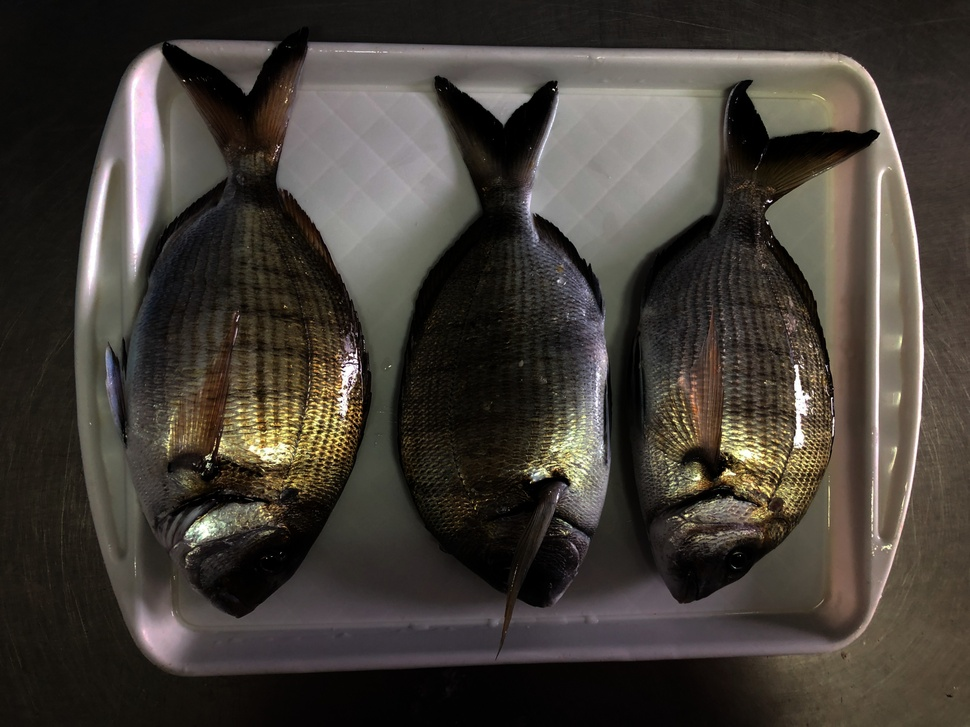
#> input picture a0.jpg, 970 x 727 px, shrunk from 4032 x 3024 before the run
$ python hdr-reinhard.py
#> lines starting #> are read from the running program, lines starting #| are printed output that depends on the picture
#High-dynamic-range tone mapping with a Reinhard algorithm

import cv2
import numpy as np


def readImagesAndTimes():

  times = np.array([ 1/1000,1/30, 1/8], dtype=np.float32)

  imgNames = ['a0.jpg', 'a1.jpg', 'a2.jpg']


  images = []
  for filename in imgNames:
    im = cv2.imread(filename)
#> im is the input picture: shape (727, 970, 3); mean B, G, R 55.3, 61.9, 67.7
    images.append(im)

  return images, times

if __name__ == '__main__':
  # Read images and exposure times
  print("Reading images ... ")

  images, times = readImagesAndTimes()
#> images = 3 items; times = [0.001, 0.0333, 0.125]


  # Align input images
  print("Aligning images ... ")
  alignMTB = cv2.createAlignMTB()
  alignMTB.process(images, images)

  # Obtain Camera Response Function (CRF)
  print("Calculating Camera Response Function (CRF) ... ")
  calibrateDebevec = cv2.createCalibrateDebevec()
  responseDebevec = calibrateDebevec.process(images, times)
#> responseDebevec = 256 rows, first 8: [0.000739, 0.000313, 0.000549], [0.00094, 0.000397, 0.00073], [0.00119, 0.000502, 0.000971], [0.00152, 0.000636, 0.00129], [0.00192, 0.000809, 0.00173], [0.00243, 0.00103, 0.00233], [0.00307, 0.00133, 0.00312], [0.00385, 0.0017, 0.00418]

  # Merge images into an HDR linear image
  print("Merging images into one HDR image ... ")
  mergeDebevec = cv2.createMergeDebevec()
  hdrDebevec = mergeDebevec.process(images, times, responseDebevec)
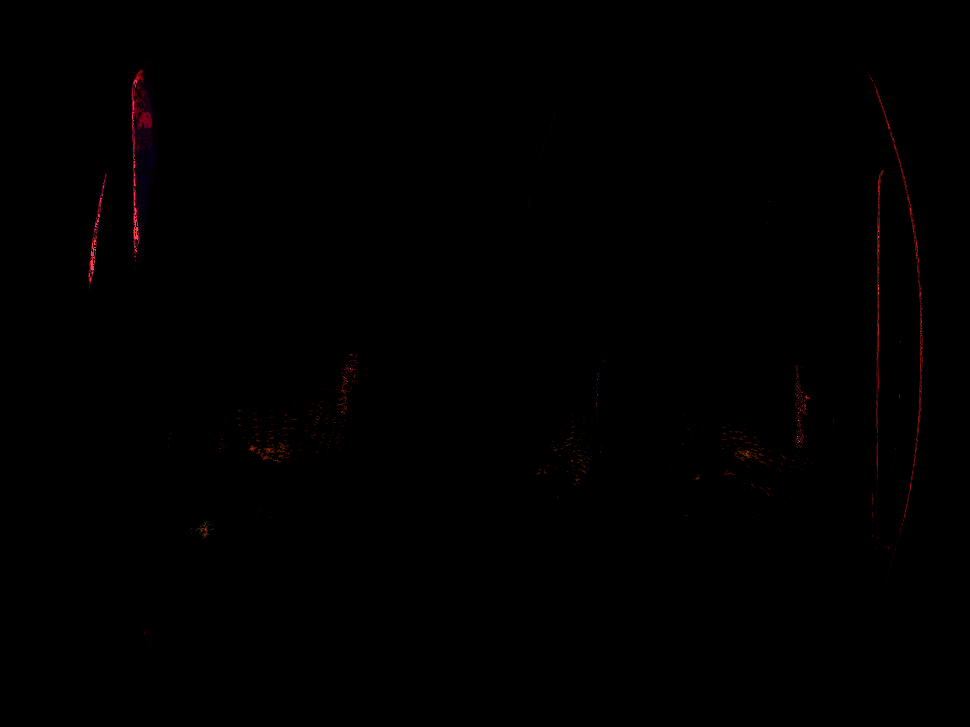
#> hdrDebevec: shape (727, 970, 3) float32; mean of channels 0, 1, 2 982.3, 670.9, 3496.9; drawn with min black and max white
  # Save HDR image.
  cv2.imwrite("hdrDebevec.hdr", hdrDebevec)
  print("saved hdrDebevec.hdr ")

  # # Tonemap using Reinhard's method to obtain 24-bit color image
  print("Tonemaping using Reinhard's method ... ")
  tonemapReinhard = cv2.createTonemapReinhard(1.5, 0,1,0)
  ldrReinhard = tonemapReinhard.process(hdrDebevec)
#> ldrReinhard: shape (727, 970, 3) float32; 0% of the values are NaN or infinite; the others: min 0.0455, max 1, mean 0.601
  cv2.imwrite("ldr-Reinhard.jpg", ldrReinhard * 255)
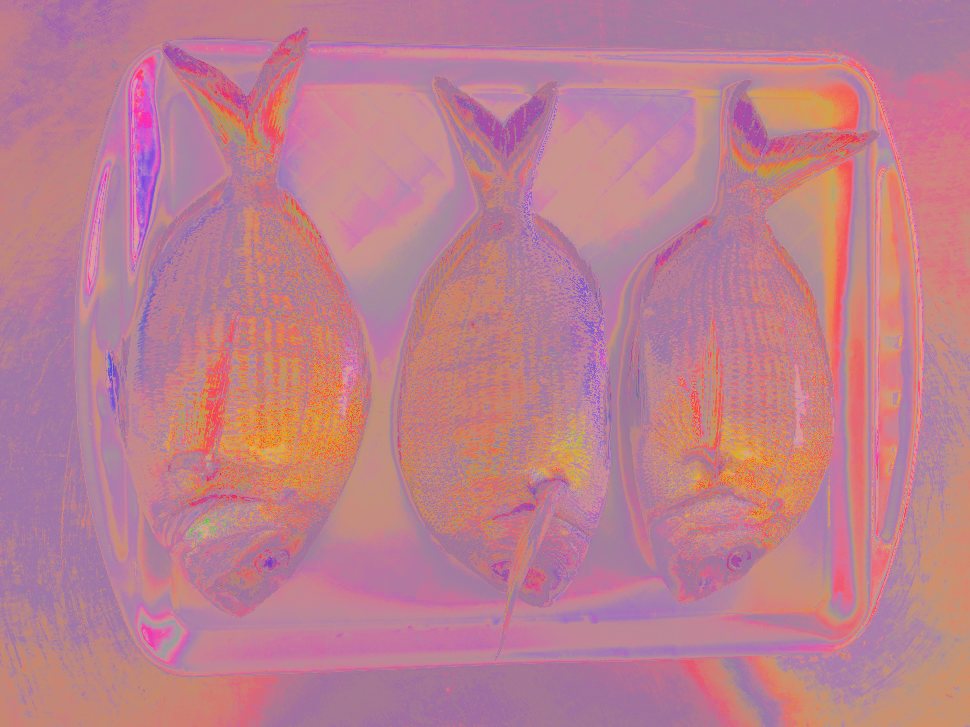
#> saved as ldr-Reinhard.jpg: shape (727, 970, 3); mean B, G, R 143, 127, 189.5
  print("saved ldr-Reinhard.jpg")
